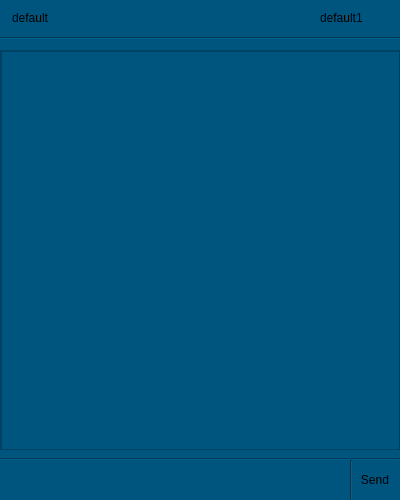
<?xml version="1.0" encoding="UTF-8"?>
<ui version="4.0">
 <class>ChatWidget</class>
 <widget class="QWidget" name="ChatWidget">
  <property name="geometry">
   <rect>
    <x>0</x>
    <y>0</y>
    <width>400</width>
    <height>500</height>
   </rect>
  </property>
  <property name="windowTitle">
   <string>Form</string>
  </property>
  <property name="styleSheet">
   <string notr="true">background-color: rgb(0, 85, 127);</string>
  </property>
  <widget class="Line" name="Separation">
   <property name="geometry">
    <rect>
     <x>0</x>
     <y>30</y>
     <width>400</width>
     <height>16</height>
    </rect>
   </property>
   <property name="orientation">
    <enum>Qt::Horizontal</enum>
   </property>
  </widget>
  <widget class="QLabel" name="RemoteClientName">
   <property name="geometry">
    <rect>
     <x>320</x>
     <y>10</y>
     <width>51</width>
     <height>16</height>
    </rect>
   </property>
   <property name="text">
    <string>default1</string>
   </property>
  </widget>
  <widget class="QLineEdit" name="MessageText">
   <property name="geometry">
    <rect>
     <x>0</x>
     <y>460</y>
     <width>350</width>
     <height>40</height>
    </rect>
   </property>
   <property name="styleSheet">
    <string notr="true">border: none</string>
   </property>
  </widget>
  <widget class="QPushButton" name="Send">
   <property name="geometry">
    <rect>
     <x>350</x>
     <y>460</y>
     <width>50</width>
     <height>40</height>
    </rect>
   </property>
   <property name="styleSheet">
    <string notr="true">border: none</string>
   </property>
   <property name="text">
    <string>Send</string>
   </property>
  </widget>
  <widget class="Line" name="Separation_2">
   <property name="geometry">
    <rect>
     <x>0</x>
     <y>458</y>
     <width>400</width>
     <height>2</height>
    </rect>
   </property>
   <property name="orientation">
    <enum>Qt::Horizontal</enum>
   </property>
  </widget>
  <widget class="Line" name="Separation_3">
   <property name="geometry">
    <rect>
     <x>350</x>
     <y>460</y>
     <width>2</width>
     <height>41</height>
    </rect>
   </property>
   <property name="orientation">
    <enum>Qt::Vertical</enum>
   </property>
  </widget>
  <widget class="QScrollArea" name="scrollArea">
   <property name="geometry">
    <rect>
     <x>0</x>
     <y>50</y>
     <width>400</width>
     <height>400</height>
    </rect>
   </property>
   <property name="widgetResizable">
    <bool>true</bool>
   </property>
   <widget class="QWidget" name="scrollAreaWidgetContents">
    <property name="geometry">
     <rect>
      <x>0</x>
      <y>0</y>
      <width>398</width>
      <height>398</height>
     </rect>
    </property>
    <widget class="QFrame" name="frame">
     <property name="geometry">
      <rect>
       <x>0</x>
       <y>0</y>
       <width>400</width>
       <height>400</height>
      </rect>
     </property>
     <property name="sizePolicy">
      <sizepolicy hsizetype="Fixed" vsizetype="Fixed">
       <horstretch>0</horstretch>
       <verstretch>0</verstretch>
      </sizepolicy>
     </property>
     <property name="frameShape">
      <enum>QFrame::StyledPanel</enum>
     </property>
     <property name="frameShadow">
      <enum>QFrame::Raised</enum>
     </property>
    </widget>
   </widget>
  </widget>
  <widget class="QLineEdit" name="Nickname">
   <property name="geometry">
    <rect>
     <x>10</x>
     <y>10</y>
     <width>50</width>
     <height>16</height>
    </rect>
   </property>
   <property name="styleSheet">
    <string notr="true">border:none</string>
   </property>
   <property name="text">
    <string>default</string>
   </property>
  </widget>
 </widget>
 <resources/>
 <connections/>
</ui>
